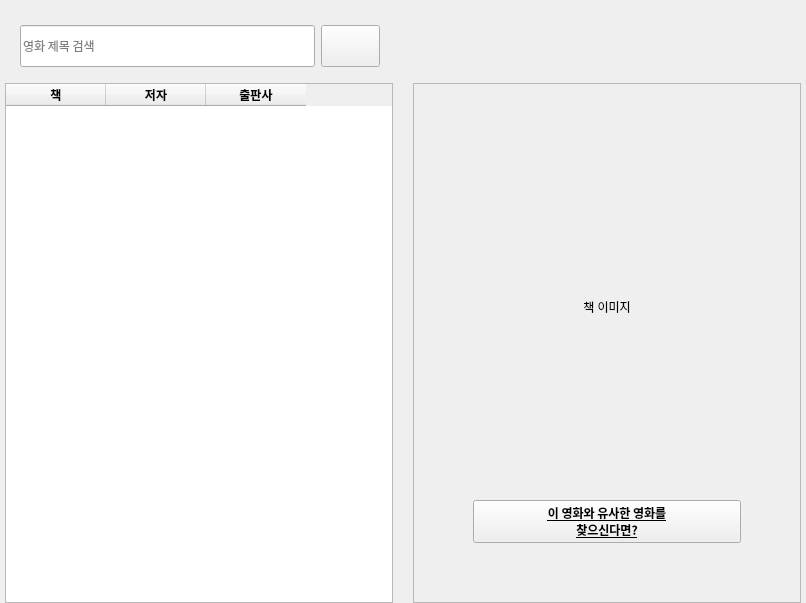
            <widget class="QWidget" name="page_4">
             <layout class="QVBoxLayout" name="verticalLayout_12" stretch="3,20">
              <property name="leftMargin">
               <number>0</number>
              </property>
              <property name="topMargin">
               <number>0</number>
              </property>
              <property name="rightMargin">
               <number>0</number>
              </property>
              <property name="bottomMargin">
               <number>0</number>
              </property>
              <item>
               <layout class="QHBoxLayout" name="horizontalLayout_5" stretch="1,1">
                <property name="spacing">
                 <number>7</number>
                </property>
                <property name="leftMargin">
                 <number>0</number>
                </property>
                <property name="topMargin">
                 <number>10</number>
                </property>
                <property name="rightMargin">
                 <number>20</number>
                </property>
                <property name="bottomMargin">
                 <number>0</number>
                </property>
                <item>
                 <widget class="QWidget" name="widget_11" native="true">
                  <layout class="QHBoxLayout" name="horizontalLayout_17" stretch="10,2">
                   <property name="leftMargin">
                    <number>20</number>
                   </property>
                   <property name="topMargin">
                    <number>15</number>
                   </property>
                   <property name="rightMargin">
                    <number>10</number>
                   </property>
                   <property name="bottomMargin">
                    <number>10</number>
                   </property>
                   <item>
                    <widget class="QLineEdit" name="le_bookname_find">
                     <property name="sizePolicy">
                      <sizepolicy hsizetype="Preferred" vsizetype="Preferred">
                       <horstretch>0</horstretch>
                       <verstretch>0</verstretch>
                      </sizepolicy>
                     </property>
                     <property name="minimumSize">
                      <size>
                       <width>0</width>
                       <height>42</height>
                      </size>
                     </property>
                     <property name="font">
                      <font>
                       <family>Gmarket Sans TTF</family>
                      </font>
                     </property>
                     <property name="styleSheet">
                      <string notr="true">border-image: url(:/search/under_blue.png);
border-image: url(:/search/under_green.png);</string>
                     </property>
                     <property name="placeholderText">
                      <string>영화 제목 검색</string>
                     </property>
                    </widget>
                   </item>
                   <item>
                    <widget class="QPushButton" name="btn_find_2">
                     <property name="sizePolicy">
                      <sizepolicy hsizetype="Minimum" vsizetype="Preferred">
                       <horstretch>0</horstretch>
                       <verstretch>0</verstretch>
                      </sizepolicy>
                     </property>
                     <property name="styleSheet">
                      <string notr="true">border-image: url(:/botton/find_blue.png);
border-image: url(:/botton/find_green.png);</string>
                     </property>
                     <property name="text">
                      <string/>
                     </property>
                     <property name="flat">
                      <bool>false</bool>
                     </property>
                    </widget>
                   </item>
                  </layout>
                 </widget>
                </item>
                <item>
                 <widget class="QWidget" name="widget_8" native="true">
                  <property name="styleSheet">
                   <string notr="true">border-image: url(:/background/transparent.png);</string>
                  </property>
                  <layout class="QHBoxLayout" name="horizontalLayout_16">
                   <property name="leftMargin">
                    <number>0</number>
                   </property>
                   <property name="topMargin">
                    <number>5</number>
                   </property>
                   <property name="bottomMargin">
                    <number>2</number>
                   </property>
                  </layout>
                 </widget>
                </item>
               </layout>
              </item>
              <item>
               <layout class="QHBoxLayout" name="horizontalLayout_15" stretch="1,1">
                <property name="spacing">
                 <number>20</number>
                </property>
                <property name="leftMargin">
                 <number>5</number>
                </property>
                <property name="rightMargin">
                 <number>5</number>
                </property>
                <property name="bottomMargin">
                 <number>0</number>
                </property>
                <item>
                 <widget class="QTableWidget" name="tbl_book">
                  <property name="minimumSize">
                   <size>
                    <width>388</width>
                    <height>0</height>
                   </size>
                  </property>
                  <property name="styleSheet">
                   <string notr="true"/>
                  </property>
                  <column>
                   <property name="text">
                    <string>책</string>
                   </property>
                   <property name="font">
                    <font>
                     <family>Gmarket Sans TTF</family>
                     <weight>75</weight>
                     <bold>true</bold>
                    </font>
                   </property>
                   <property name="textAlignment">
                    <set>AlignCenter</set>
                   </property>
                  </column>
                  <column>
                   <property name="text">
                    <string>저자</string>
                   </property>
                   <property name="font">
                    <font>
                     <family>Gmarket Sans TTF</family>
                     <weight>75</weight>
                     <bold>true</bold>
                    </font>
                   </property>
                   <property name="textAlignment">
                    <set>AlignCenter</set>
                   </property>
                  </column>
                  <column>
                   <property name="text">
                    <string>출판사</string>
                   </property>
                   <property name="font">
                    <font>
                     <family>Gmarket Sans TTF</family>
                     <weight>75</weight>
                     <bold>true</bold>
                    </font>
                   </property>
                   <property name="textAlignment">
                    <set>AlignCenter</set>
                   </property>
                  </column>
                 </widget>
                </item>
                <item>
                 <widget class="QFrame" name="frame_book">
                  <property name="minimumSize">
                   <size>
                    <width>388</width>
                    <height>520</height>
                   </size>
                  </property>
                  <property name="styleSheet">
                   <string notr="true">border-image: url(:/background/box_white.png);
border-image: url(:/background/craft.png);</string>
                  </property>
                  <property name="frameShape">
                   <enum>QFrame::StyledPanel</enum>
                  </property>
                  <property name="frameShadow">
                   <enum>QFrame::Raised</enum>
                  </property>
                  <layout class="QHBoxLayout" name="horizontalLayout_18">
                   <item>
                    <layout class="QVBoxLayout" name="verticalLayout_14">
                     <property name="spacing">
                      <number>30</number>
                     </property>
                     <property name="leftMargin">
                      <number>50</number>
                     </property>
                     <property name="topMargin">
                      <number>50</number>
                     </property>
                     <property name="rightMargin">
                      <number>50</number>
                     </property>
                     <property name="bottomMargin">
                      <number>50</number>
                     </property>
                     <item>
                      <widget class="QLabel" name="lbl_book_image">
                       <property name="minimumSize">
                        <size>
                         <width>264</width>
                         <height>322</height>
                        </size>
                       </property>
                       <property name="styleSheet">
                        <string notr="true">border-image:none</string>
                       </property>
                       <property name="text">
                        <string>책 이미지</string>
                       </property>
                       <property name="alignment">
                        <set>Qt::AlignCenter</set>
                       </property>
                      </widget>
                     </item>
                     <item>
                      <widget class="QPushButton" name="btn_similar">
                       <property name="font">
                        <font>
                         <family>Gmarket Sans TTF</family>
                         <weight>75</weight>
                         <bold>true</bold>
                         <underline>true</underline>
                        </font>
                       </property>
                       <property name="styleSheet">
                        <string notr="true">border-image: url(:/background/transparent.png);</string>
                       </property>
                       <property name="text">
                        <string>이 영화와 유사한 영화를
찾으신다면?</string>
                       </property>
                      </widget>
                     </item>
                    </layout>
                   </item>
                  </layout>
                 </widget>
                </item>
               </layout>
              </item>
             </layout>
            </widget>
